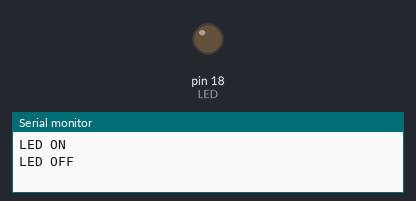
A sketch run on a simulated Arduino Uno, built with avr-gcc and run on an emulated ATmega328P. On the bench: output pins drawn as LEDs (lit = HIGH), the last lines printed to the serial monitor.

Above: at 0.4 s.
At 4.5 s:
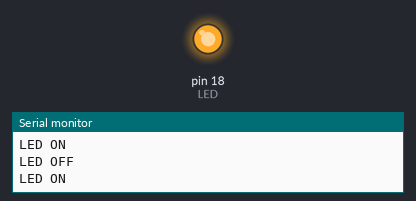
Timing chart, 0 to 11.2 s (numbered marks = the images above):
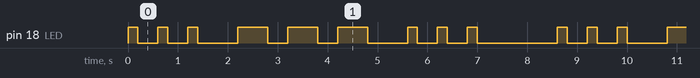

The sketch:

sketch.ino
```cpp
#define LED 18

#define DOT_TIME 200
#define DASH_TIME 600
#define INTER_ELEMENT_GAP DOT_TIME
#define INTER_LETTER_GAP 3 * DOT_TIME
#define INTER_WORD_GAP 7 * DOT_TIME

void setup() {
  Serial.begin(115200);
  pinMode(LED, OUTPUT);
}

void loop() {
  blink(DOT_TIME);
  delay(INTER_ELEMENT_GAP);
  blink(DOT_TIME);
  delay(INTER_ELEMENT_GAP);
  blink(DOT_TIME);
  delay(INTER_LETTER_GAP);

  blink(DASH_TIME);
  delay(INTER_ELEMENT_GAP);
  blink(DASH_TIME);
  delay(INTER_ELEMENT_GAP);
  blink(DASH_TIME);
  delay(INTER_LETTER_GAP);

  blink(DOT_TIME);
  delay(INTER_ELEMENT_GAP);
  blink(DOT_TIME);
  delay(INTER_ELEMENT_GAP);
  blink(DOT_TIME);

  delay(INTER_WORD_GAP);
}

void blink(int duration) {
  digitalWrite(LED, HIGH);
  Serial.println("LED ON");
  delay(duration);
  digitalWrite(LED, LOW);
  Serial.println("LED OFF");
  delay(INTER_ELEMENT_GAP);
}
```

Measured:
- by itself, pin 18 (LED): repeats every 8.6 s: 2 × (LOW 0.40 s, HIGH 0.20 s), LOW 0.80 s, 2 × (HIGH 0.60 s, LOW 0.40 s), HIGH 0.60 s, LOW 0.80 s, 2 × (HIGH 0.20 s, LOW 0.40 s), HIGH 0.20 s, LOW 1.6 s, HIGH 0.20 s
- by itself, everything shown: repeats every 8.6 s, in 18 steps
